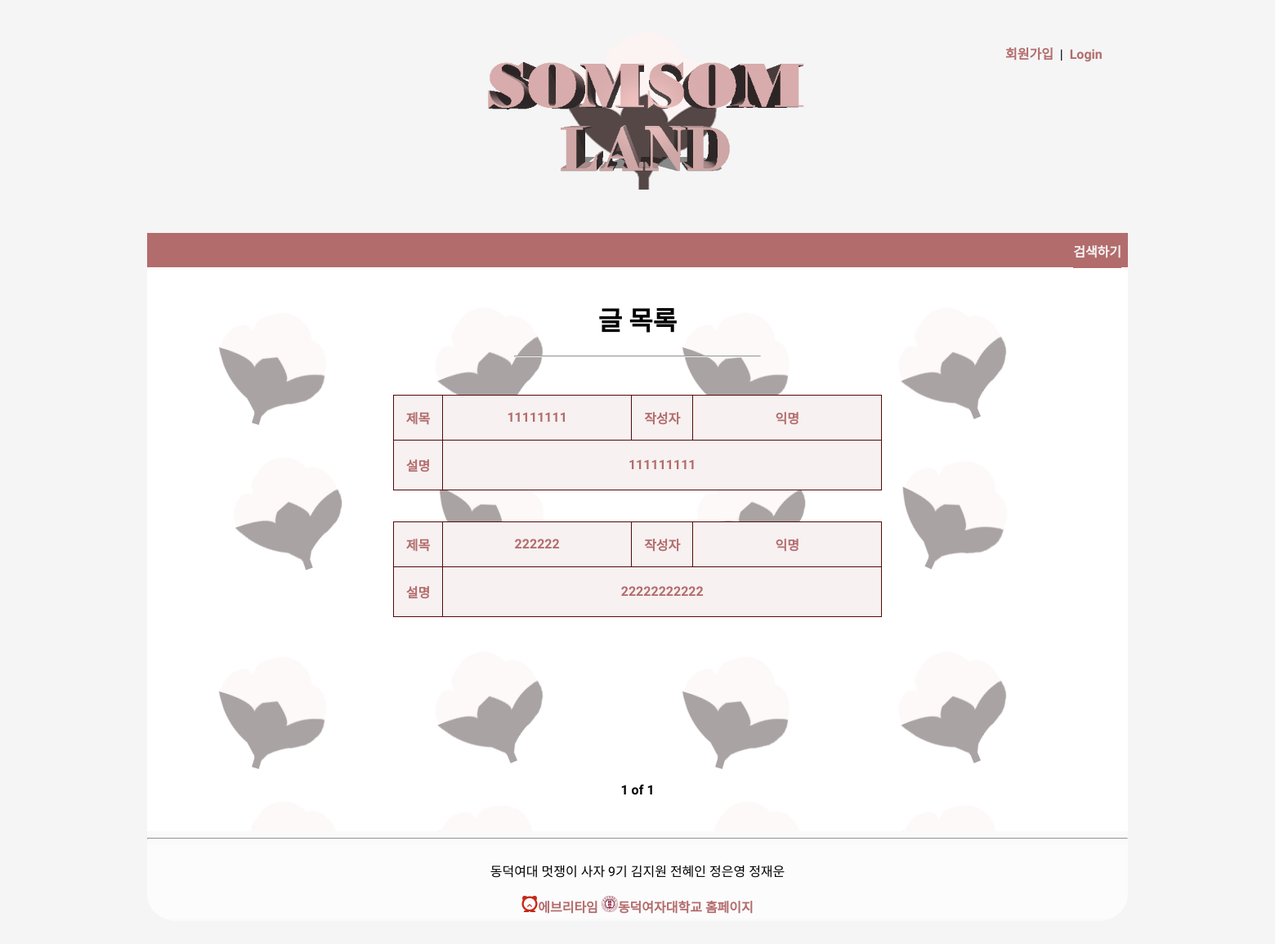
The app's page /, older data.
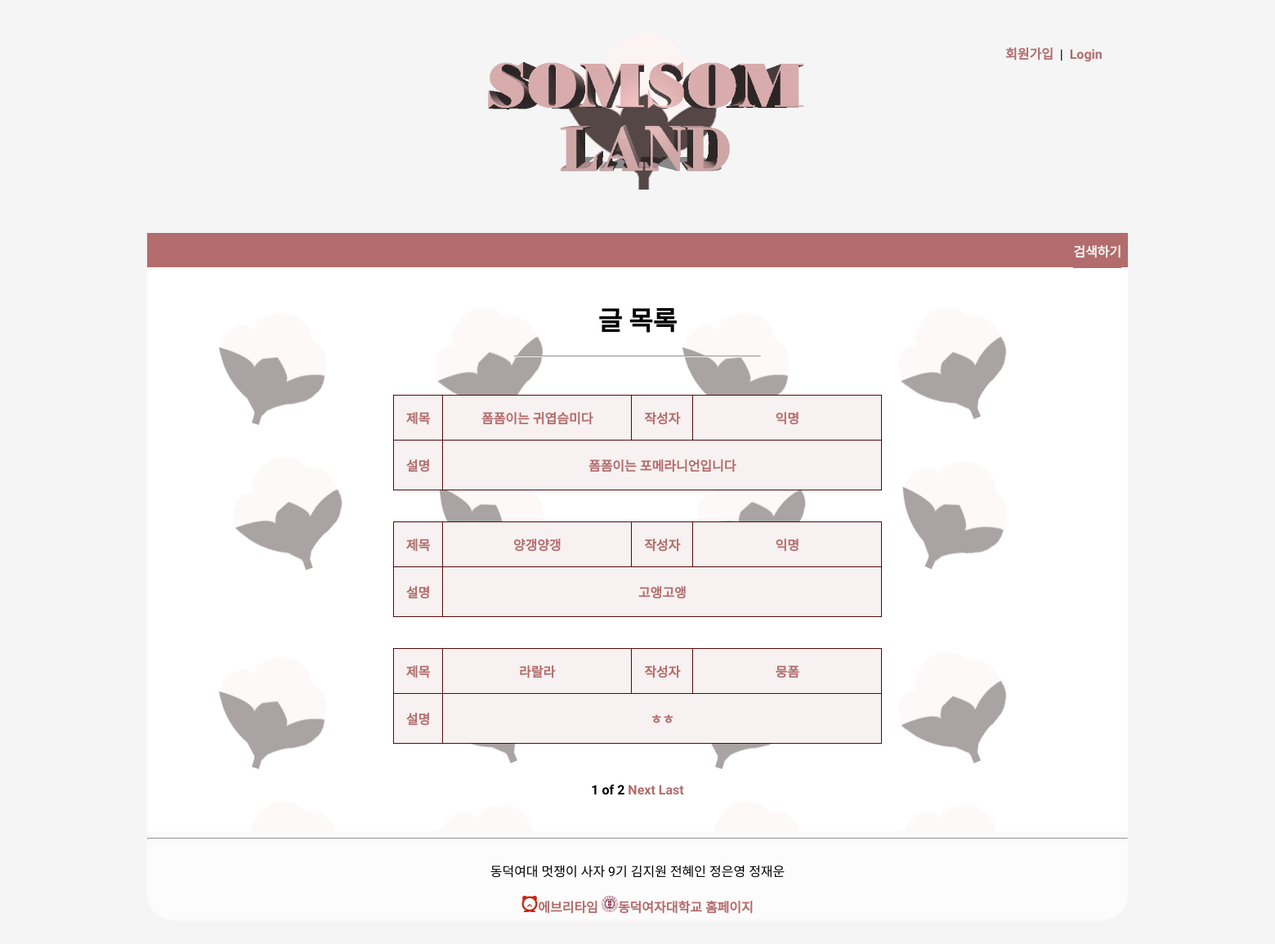
The same page, newer data.
### crudSample/models.py (models this page shows, shortened)
class Post(models.Model):
    title = models.CharField(max_length=200)
    writer = models.CharField(max_length=50)
    hideName = models.BooleanField()
    pub_date=models.DateTimeField()
    body=models.TextField()
    image = models.ImageField(upload_to="mediaForm/",blank=True,null=True)
    def summary(self):
        return self.body[:80]

### crudSample/views.py (the view)
# urls.py: 2. Add a URL to urlpatterns:  path('', views.home, name='home')
def home(request):
    posts=Post.objects.all()
    post_list = Post.objects.all()
    paginator = Paginator(post_list,3)
    page = request.GET.get('page')
    Posts = paginator.get_page(page)
    return render(request,"home.html",{'blogContents':posts,'blogPosts':Posts})

### crudSample/templates/home.html (shortened to what this page needs)
{%extends 'base_home.html'%}
{%block content %}
    {%load socialaccount%}
    {% load static %}
    <div id="contents">
        <div class="postlist">
            <br><h1>글 목록</h1>
            <hr width="300px">
            <br><br>
                {% for unit in blogPosts %}
                <div id="content">
                    <a class="toNext" href="{% url 'detailPage' unit.id%}">
                        <table>
                            <tr><th>제목</th><td>{{unit.title}}</td><th>작성자</th><td>
                            {% if unit.hideName == False %}
                                {{unit.writer}}
                            {% else %}
                                  익명
                            {% endif %}
                            </td></tr>
                            <tr class="summary"><th>설명</th><td colspan="3">{{unit.summary}} </td></tr>
                         </table>
                   </a><br>
            </div>
            <br>
            {% endfor %}
        </div>
        <div class="pageNav">
            <span>{{blogPosts.number}}</span>
            <span>of</span>
            <span>{{blogPosts.paginator.num_pages}}</span>
            {% if blogPosts.has_next%}
            <a href="?page={{blogPosts.next_page_number}}">Next</a>
            <a href="?page={{blogPosts.paginator.num_pages}}">Last</a>
            {% endif %}
        </div>
        <br><br>
    </div>
{%endblock%}

Row changes from the older to the newer data that the page shows:
removed Post: title "11111111", shows "익명", summary "111111111"
removed Post: title "222222", shows "익명", summary "22222222222"
added Post: title "폼폼이는 귀엽슴미다", hideName "익명", summary "폼폼이는 포메라니언입니다"
added Post: title "양갱양갱", hideName "익명", summary "고앵고앵"
added Post: title "라랄라", writer "뭉폼", summary "ㅎㅎ"
Text that changed along with them:
{{ blogPosts.paginator.num_pages }}: "1" → "2"
text now shown: "Next Last"
